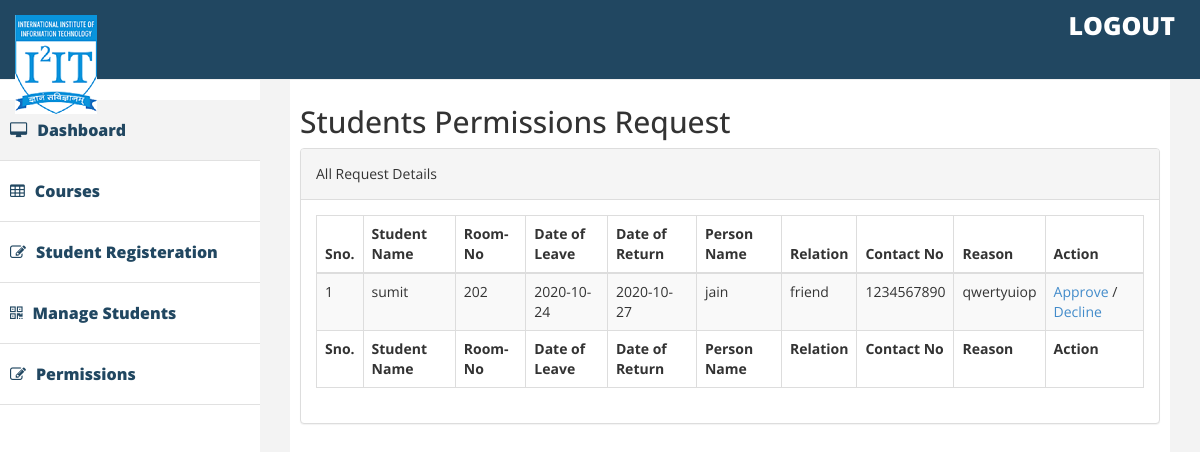
Page /adminpermission.php on the committed database.
### tables this page shows
CREATE TABLE IF NOT EXISTS `permissions` (
  `id` int(11) NOT NULL AUTO_INCREMENT,
  `FirstName` varchar(100) NOT NULL,
  `EmailID` varchar(50) NOT NULL,
  `Room` int(11) NOT NULL,
  `DateofLeave` date NOT NULL,
  `DateofReturn` date NOT NULL,
  `PName` varchar(500) NOT NULL,
  `Relation` varchar(100) NOT NULL,
  `ContactNumber` int(11) NOT NULL,
  `Reason` varchar(1000) NOT NULL,
  `status` varchar(500) NOT NULL,
  `flag` varchar(500) NOT NULL,
  PRIMARY KEY (`id`)
);

### adminpermission.php (the view, shortened to what this page needs)
<?php
$db =mysqli_connect("localhost","root","","hostel1");
?>
<!DOCTYPE html>
<html xmlns="http://www.w3.org/1999/xhtml">
<head>
    <link href="assets/css/bootstrap.css" rel="stylesheet" />
    <link href="assets/css/font-awesome.css" rel="stylesheet" />
    <link href="assets/css/custom.css" rel="stylesheet" />
</head>
<body>
    <form action ="delete.php" method ="GET">
    <div id="wrapper">
         <div class="navbar navbar-inverse navbar-fixed-top">
            <div class="adjust-nav">
                <div class="navbar-header">
                    <a class="navbar-brand" href="#">
                        <img src="assets/img/logo1.png" />
                    </a>
                </div>
                <span class="logout-spn" >
                  <a href="login.php" style="color:#fff;">LOGOUT</a>
                </span>
            </div>
        </div>
        <nav class="navbar-default navbar-side" role="navigation">
            <div class="sidebar-collapse">
                <ul class="nav" id="main-menu">
                    <li class="active-link">
                        <a href="admindashboard.html" ><i class="fa fa-desktop "></i>Dashboard </a>
                    </li>
                    <li>
                        <a href="http://localhost/hostel1/DBMS%20Project/Courses.php"><i class="fa fa-table "></i>Courses </a>
                    </li>
                    <li>
                        <a href="studentregistration.php"><i class="fa fa-edit "></i>Student Registeration</a>
                    <li>
                        <a href="manstud.php"><i class="fa fa-qrcode "></i>Manage Students</a>
                    </li>
                    <li>
                        <a href="adminpermission.php"><i class="fa fa-edit "></i>Permissions </a>
                    </li>
                </ul>
                </div>
        </nav>
        <div id="page-wrapper" >
            <div id="page-inner">
                <div class="row">
                    <div class="col-lg-12">
                     <h2>Students Permissions Request</h2>
                    </div>
                </div>
        <div class="panel panel-default">
							<div class="panel-heading">All Request Details</div>
							<div class="panel-body">
								<table id="zctb" class="display table table-striped table-bordered table-hover" cellspacing="0" width="100%">
									<thead>
										<tr>
											<th>Sno.</th>
											<th>Student Name</th>
											<th>Room-No</th>
											<th>Date of Leave</th>
											<th>Date of Return</th>
											<th>Person Name</th>
											<th>Relation</th>
											<th>Contact No</th>
											<th>Reason</th>
											<th>Action</th>
										</tr>
									</thead>
									<tfoot>
										<tr>
											<th>Sno.</th>
											<th>Student Name</th>
											<th>Room-No</th>
											<th>Date of Leave</th>
											<th>Date of Return</th>
											<th>Person Name</th>
											<th>Relation</th>
											<th>Contact No</th>
											<th>Reason</th>
											<th>Action</th>
										</tr>
									</tfoot>
									<tbody>
									<?php
$ret="select * from permissions where status='NA'";
$stmt= $db->prepare($ret) ;
$stmt->execute() ;
$res=$stmt->get_result();
$cnt=1;
while($row=$res->fetch_object())
	  {
	  	?>
<tr><td><?php echo $cnt;;?></td>
<td><?php echo $row->FirstName;?>
<td><?php echo $row->Room;?></td>
<td><?php echo $row->DateofLeave;?></td>
<td><?php echo $row->DateofReturn;?></td>
<td><?php echo $row->PName;?></td>
<td><?php echo $row->Relation;?></td>
<td><?php echo $row->ContactNumber;?></td>
<td><?php echo $row->Reason;?></td>
<td>
<a href = 'approve.php?rn= "<?php echo $row->id; ?>"'>Approve</a>
/ <a href = 'decline.php?rn= "<?php echo $row->id; ?>"'>Decline</a></td>
										</tr>
									<?php
$cnt=$cnt+1;
									 } ?>
								</tbody>
								</table>
					</div>
				</div>
			</div>
		</div>
	</div>
</form>
</body>
</html>

### assets/css/custom.css (style rules this page uses)
body { font-family: 'Open Sans', sans-serif; line-height:30px; }
#wrapper { width: 100%; margin-top:50px; }
#page-wrapper { padding: 15px 15px; min-height: 600px; background:#F3F3F3; }
#page-inner { width:100%; margin:10px 20px 10px 0px; background-color:#fff!important; padding:10px; min-height:1050px; }
.sidebar-collapse .nav { padding:0; padding-top:50px; }
.sidebar-collapse > .nav > li > a { padding:15px 10px; color: #214761; font-weight: 900; font-size: 16px; }
.sidebar-collapse > .nav > li { border-bottom:1px solid #e1e1e1; }
.navbar-side { border:none; background-color: #fff; }
.navbar-inverse { background-color: #214761; border-color: #F0F0F0; min-height: 80px; }
.nav > li > a > i { margin-right:10px; }
.logout-spn { float:right; color:#fff; font-size:25px; font-weight:800; margin:20px; margin: 10px 25px 10px 50px; }
.logout-spn a { text-decoration:none; }
.active-link { background-color:#f3f3f3; }
@media (min-width:768px) { #page-wrapper { margin: 0 0 0 260px; padding: 15px 30px; min-height: 1050px; } }
@media (min-width:768px) { .navbar-side { z-index: 1; position: absolute; width: 260px; } }

### rows in the picture
permissions: FirstName "sumit", Room "202", DateofLeave "2020-10-24", DateofReturn "2020-10-27", PName "jain", Relation "friend", ContactNumber "1234567890", Reason "qwertyuiop"
